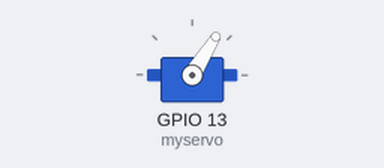
A sketch run on a simulated ESP32. Parts: servo. What the sketch prints to the serial monitor is not drawn.

Above: at 0.05 s.
At 0.65 s:
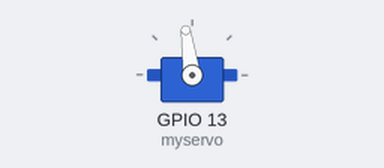
At 1.25 s:
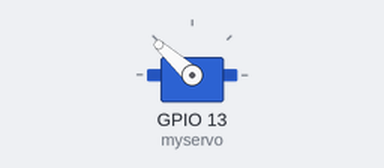
At 2.5 s:
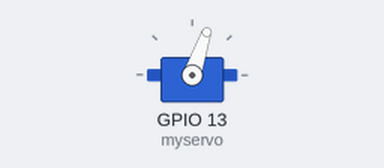
Timing chart, 0 to 6.3 s (numbered marks = the images above):
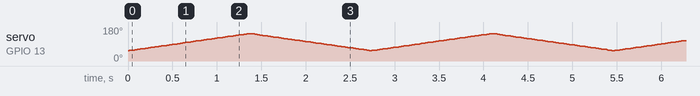

The sketch:

Servo.ino
```cpp
/*********
  Rui Santos
  Complete project details at https://randomnerdtutorials.com
  Written by BARRAGAN and modified by Scott Fitzgerald
*********/


//#include <ESP32Servo.h>
//#include <analogWrite.h>
//#include <tone.h>
//#include <ESP32Tone.h>
//#include <ESP32PWM.h>
#include <Servo.h>


Servo myservo;  // create servo object to control a servo
// twelve servo objects can be created on most boards

int pos = 0;    // variable to store the servo position

void setup() {
  myservo.attach(13);  // attaches the servo on pin 13 to the servo object
  Serial.println("[SETUP] Ran setup!");
}

void loop() {
  Serial.println("[INFO] Ran loop!");
  for (pos = 55; pos <= 145; pos += 1) { // goes from 0 degrees to 180 degrees
    // in steps of 1 degree
    myservo.write(pos);              // tell servo to go to position in variable 'pos'
    delay(15);                       // waits 15ms for the servo to reach the position
  }
  for (pos = 145; pos >= 55; pos -= 1) { // goes from 180 degrees to 0 degrees
    myservo.write(pos);              // tell servo to go to position in variable 'pos'
    delay(15);                       // waits 15ms for the servo to reach the position
  }
}
```
